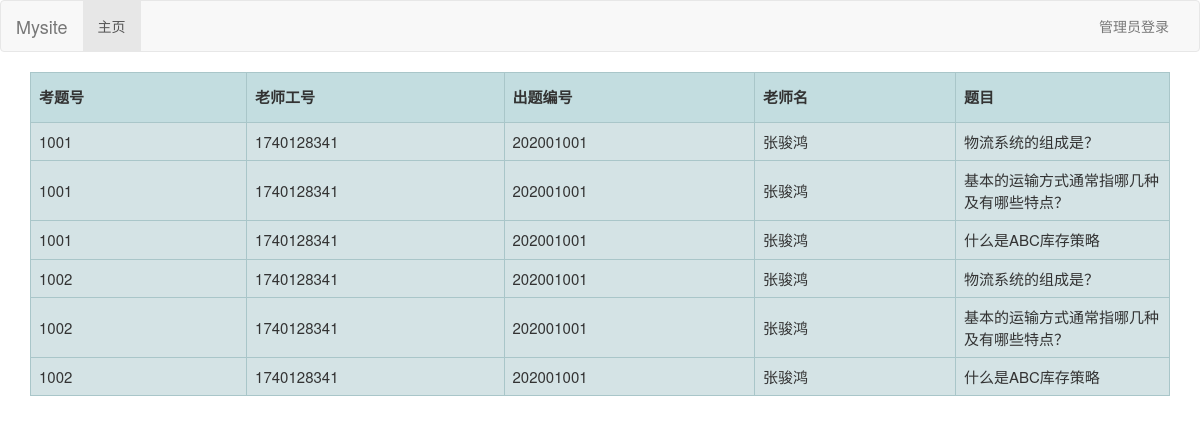
Screenshot of /teacher_table/ with the database file from the repository.
### word/models.py (models this page shows, shortened)
class Teacher(models.Model):
    text_order = models.IntegerField()
    name = models.CharField(max_length=128)
    number = models.IntegerField()
    text = models.CharField(max_length=1000)
    answer = models.CharField(max_length=1000)
    keyword = models.CharField(max_length=1000)
    test_number = models.IntegerField()
    num = models.IntegerField()
    subject = models.CharField(max_length=128)
    class Meta1:
        ordering = ["name"]
        verbose_name = "教师"
        verbose_name_plural = "教师"

### word/views.py (the view)
# urls.py: path('teacher_table/', views.teacher_table),
def teacher_table(request):
    if request.method == 'GET':
        test_number = []
        teacher_text = []
        teacher_name = []
        teacher_number = []
        teacher_num = []
        word_test = []
        test_count = models.WordAdmin.objects.all().values_list('test_number').count()
        test = models.WordAdmin.objects.values_list('test_number', flat=True)
        for i in range(test_count):
            test_number = test[i]
            word_count = models.Teacher.objects.filter(test_number=test_number).count()
            teacher_words = models.Teacher.objects.filter(test_number=test_number)
            if teacher_words:
                for x in range(word_count):
                    word_test.append(teacher_words[x].test_number)
                    teacher_number.append(teacher_words[x].number)
                    teacher_num.append(teacher_words[x].num)
                    teacher_name.append(teacher_words[x].name)
                    teacher_text.append(teacher_words[x].text)
            result_all = zip(word_test, teacher_number, teacher_num, teacher_name, teacher_text)
        return render(request, 'teacher_table.html', locals())
    return render(request, 'teacher_table.html', locals())

### templates/teacher_table.html (shortened to what this page needs)
{% extends 'test_admin.html' %}
{% load staticfiles %}
{% block css %} <link href="{% static 'css/table.css' %}" rel="stylesheet"/> {% endblock %}
{% block content %}
    <div class="container">
          <table class="hovertable">
            <tr>
                <th>考题号</th><th>老师工号</th><th>出题编号</th><th>老师名</th><th>题目</th>
            </tr>
              {% for word_test,teacher_number,teacher_num,teacher_name,teacher_text in result_all %}
                  <tr onmouseover="this.style.backgroundColor='#ffff66';" onmouseout="this.style.backgroundColor='#d4e3e5';">
                      <td>{{ word_test }}</td>
                      <td>{{ teacher_number }}</td>
                      <td>{{ teacher_num }}</td>
                      <td>{{ teacher_name }}</td>
                      <td>{{ teacher_text }}</td>
                  </tr>
              {% endfor %}
        </table>
    </div>
{% endblock %}

### static/css/table.css (style rules this page uses)
table.hovertable { font-size:15px; color:#333333; border-width: 1px; border-color: #999999; border-collapse: collapse; }
table.hovertable th { background-color:#c3dde0; border-width: 1px; height: 50px; width: 1000px; padding: 8px; border-style: solid; border-color: #a9c6c9; }
table.hovertable tr { background-color:#d4e3e5; width: 1000px; }
table.hovertable td { border-width: 1px; width: 1000px; padding: 8px; border-style: solid; border-color: #a9c6c9; }

### rows the page displays
Teacher: result_all "张骏鸿", result_all "物流系统的组成是？"
Teacher: result_all "张骏鸿", result_all "基本的运输方式通常指哪几种及有哪些特点？"
Teacher: result_all "张骏鸿", result_all "什么是ABC库存策略"
Teacher: result_all "张骏鸿", result_all "物流系统的组成是？"
Teacher: result_all "张骏鸿", result_all "基本的运输方式通常指哪几种及有哪些特点？"
Teacher: result_all "张骏鸿", result_all "什么是ABC库存策略"

### other values shown
{{ word_test }} "1001" "1001" "1001" "1002" "1002" "1002"
{{ teacher_number }} "1740128341" "1740128341" "1740128341" "1740128341" "1740128341" "1740128341"
{{ teacher_num }} "202001001" "202001001" "202001001" "202001001" "202001001" "202001001"
